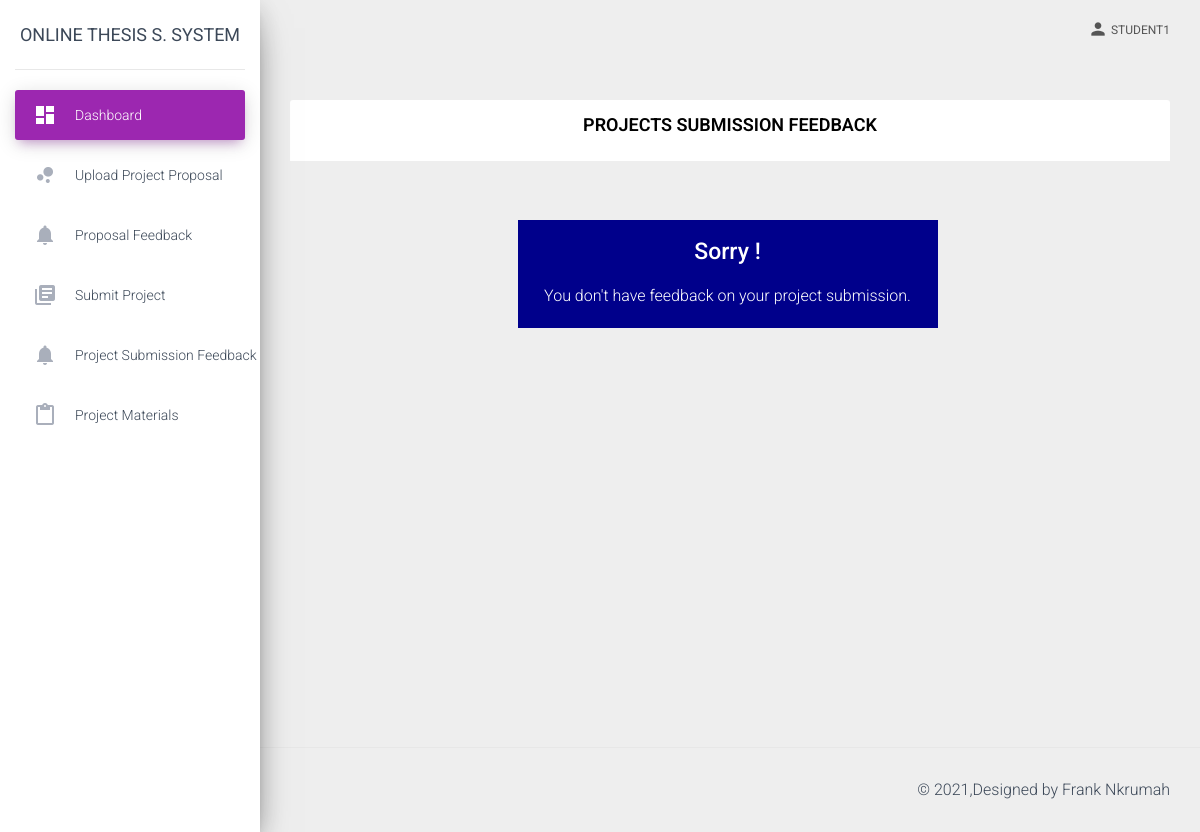
The page /project-submission-feedback (signed in) on the database as committed earlier.
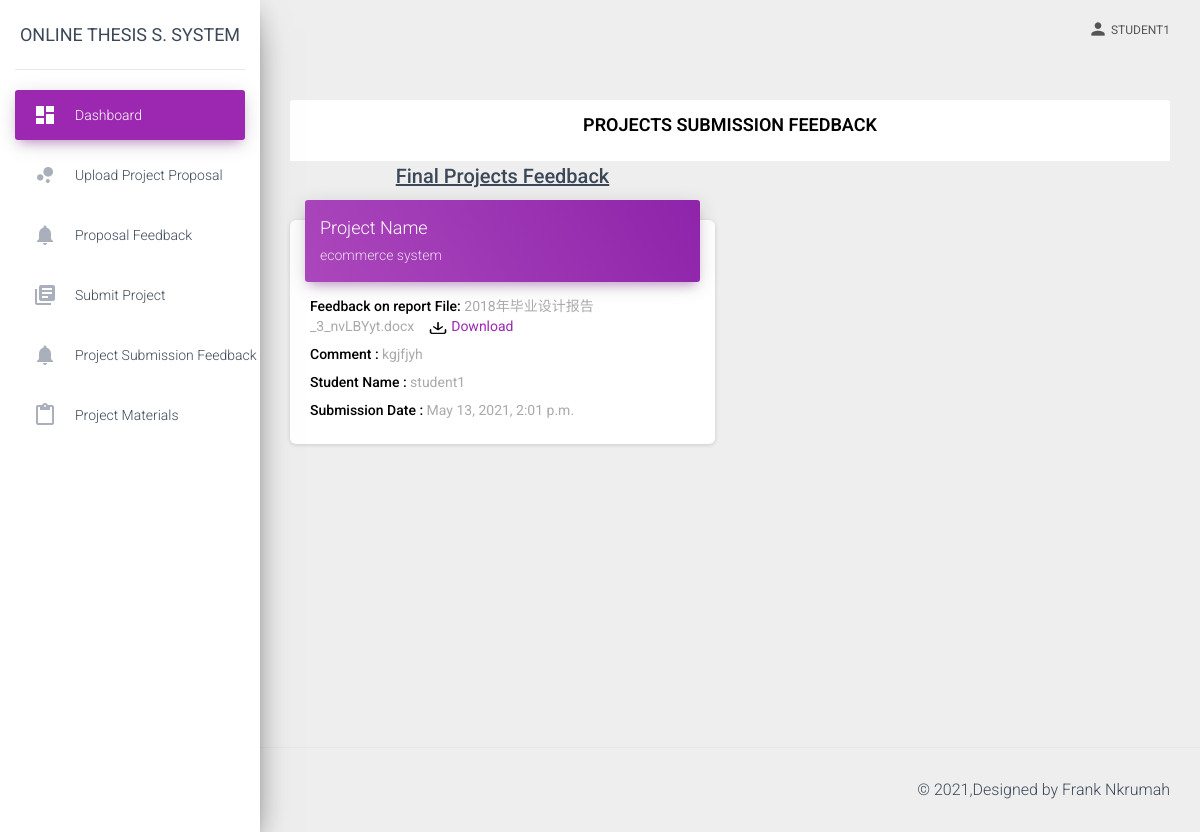
The same page on the database as committed later.
### online_thesis/models.py (models this page shows, shortened)
class ProjectSubmissionFeedback(models.Model):
    project = models.ForeignKey(ProjectSubmission, on_delete=models.CASCADE)
    teacher = models.ForeignKey(User, on_delete=models.CASCADE)
    report = models.FileField(upload_to='report_files')
    comment = models.TextField()
    date = models.DateTimeField(auto_now_add=True)
    def filename(self):
        return os.path.basename(self.report.name)

class ProjectSubmission(models.Model):
    STATUS = (
        ('DRAFT','DRAFT'),
        ('FINAL','FINAL')
    )
    student = models.ForeignKey(User, on_delete=models.CASCADE)
    project = models.ForeignKey(SelectedTopic, on_delete=models.CASCADE)
    report = models.FileField(upload_to='report_files')
    design_images = models.ImageField(upload_to='design_images')
    status = models.CharField(max_length=300, choices=STATUS , default='DRAFT')
    date = models.DateTimeField(auto_now_add=True)

class SelectedTopic(models.Model):
    PROJECT_STATUS = (
        ('PENDING','PENDING'),
        ('DENIED','DENIED'),
        ('APPROVED','APPROVED'),
    )
    project = models.ForeignKey(Topic, on_delete=models.CASCADE)
    student = models.ForeignKey(User, on_delete=models.CASCADE)
    student_view = models.TextField()
    status = models.CharField(max_length=300, choices=PROJECT_STATUS, default='PENDING')
    date = models.DateTimeField(auto_now_add=True)
    def __str__(self):
        return self.project.name

class Topic(models.Model):
    PROJECT_STATUS = (
        ('PENDING','PENDING'),
        ('DENIED','DENIED'),
        ('APPROVED','APPROVED'),
    )
    name = models.CharField(max_length=300)
    description = models.TextField()
    teacher = models.ForeignKey(User, on_delete=models.CASCADE)
    status = models.CharField(max_length=300, choices=PROJECT_STATUS, default='PENDING')

### online_thesis/views.py (the view)
# urls.py: path('project-submission-feedback', project_submission_feedback, name='project_submission_feedback'),
@login_required
def project_submission_feedback(request):
    try:
        draft_feedback = ProjectSubmissionFeedback.objects.all().filter(project__student=request.user).filter(project__status='DRAFT').order_by('-id')
        final_feedback = ProjectSubmissionFeedback.objects.all().filter(project__student=request.user).filter(project__status='FINAL').order_by('-id')
        return render(request,'student/project_submission_feedback.html',{'draft_feedback':draft_feedback, 'final_feedback':final_feedback})
    except:
        return redirect('no_feedback_project_submission')

### templates/student/project_submission_feedback.html (shortened to what this page needs)
{% extends "student_base.html" %}
{% load static %}
{% block content %}
<div class="container-fluid">
  <div class="row">
      <div class="col-md-12">
        <div class="card-header card-header-primary">
          <h4 class="card-title title-main">PROJECTS SUBMISSION FEEDBACK</h4>
        </div>
      </div>
      {% if final_feedback or draft_feedback %}
      <div class="col-md-6">
        <div class="row">
          {% if final_feedback %}
            <h4 class="title-feedback">Final Projects Feedback</h4>
            {% for feedback in final_feedback %}
                <div class="col-md-12">
                    <div class="card">
                        <div class="card-header card-header-primary">
                        <h4 class="card-title">Project Name</h4>
                        <p class="card-category">{{feedback.project.project}}</p>
                        </div>
                        <div class="card-body">
                        <label class="labl"><span class="project-detail">Feedback on report File:</span> {{feedback.filename}} <a href="{{feedback.report.url}}" download> <span class="download"><img class="download-img" src="{% static 'img/download.png' %}" /> Download</span></a></label>
                        <label class="labl"><span class="project-detail">Comment :</span> {{feedback.comment}}</label>
                        <label class="labl"><span class="project-detail">Student Name :</span> {{feedback.project.student}}</label>
                        <label class="labl"><span class="project-detail">Submission Date :</span> {{feedback.date}}</label>
                        </div>
                    </div>
                </div>
            {% endfor %}
        {% endif %}
        </div>
      </div>
      <div class="col-md-6">
      </div>
        {% else %}
        <div class="col-md-3 mt-5"></div>
        <div class="col-md-4 mt-5">
          <p class="error"><span class="sorry"> Sorry !</span>You don't have feedback on your project submission.</p>
        </div>
        <div class="col-md-4 mt-5"></div>
        {% endif %}
  </div>
</div>
{% endblock %}

Rows that differ between the two databases and show on the page:
added ProjectSubmissionFeedback: project.project "ecommerce system", filename "2018年毕业设计报告_3_nvLBYyt.docx", comment "kgjfjyh", project.student "student1", date "May 13, 2021, 2:01 p.m."
Other text that changed with them:
text no longer shown: "Sorry ! You don't have feedback on your project submission."
text now shown: "Final Projects Feedback"
